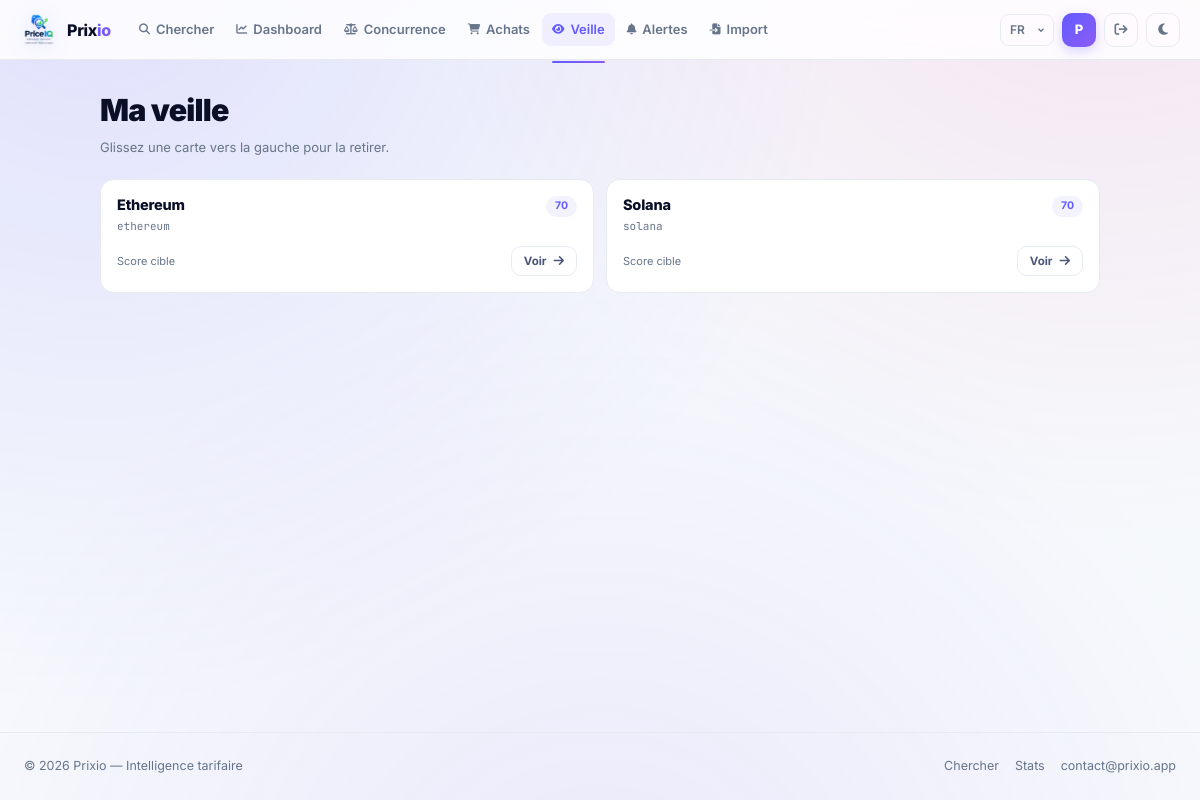
/watchlist/ (signed in), run on the app's committed database.
### PricingApp/models.py (models this page shows, shortened)
class Watchlist(models.Model):
    user = models.ForeignKey(
        settings.AUTH_USER_MODEL, on_delete=models.CASCADE,
        related_name="watchlists", verbose_name=_("Utilisateur"),
    )
    product = models.ForeignKey(
        "CatalogApp.Product", on_delete=models.CASCADE,
        verbose_name=_("Produit"),
    )
    target_score = models.PositiveSmallIntegerField(
        _("Score cible"), default=70,
    )
    created_at = models.DateTimeField(_("Créée le"), auto_now_add=True)
    class Meta:
        verbose_name = _("Veille")
        verbose_name_plural = _("Veilles")
        unique_together = ("user", "product")

### CatalogApp/models.py (models this page shows, shortened)
class Product(models.Model):
    TYPE_BOOK = "book"
    TYPE_CRYPTO = "crypto"
    TYPE_ELECTRONICS = "electronics"
    TYPE_GAME = "game"
    TYPE_OTHER = "other"
    TYPE_CHOICES = [
        (TYPE_BOOK, _("Livre")),
        (TYPE_CRYPTO, _("Cryptomonnaie")),
        (TYPE_ELECTRONICS, _("Électronique")),
        (TYPE_GAME, _("Jeu vidéo")),
        (TYPE_OTHER, _("Autre")),
    ]
    canonical_type = models.CharField(
        _("Type"), max_length=32, choices=TYPE_CHOICES, default=TYPE_OTHER,
    )
    primary_id = models.CharField(
        _("Identifiant"), max_length=128, unique=True,
    )
    title = models.CharField(_("Titre"), max_length=255)
    brand = models.CharField(_("Marque"), max_length=128, blank=True)
    image_url = models.URLField(_("Image"), blank=True)
    attributes = models.JSONField(_("Attributs"), default=dict, blank=True)
    created_at = models.DateTimeField(_("Créé le"), auto_now_add=True)
    updated_at = models.DateTimeField(_("Mis à jour le"), auto_now=True)
    class Meta:
        verbose_name = _("Produit")
        verbose_name_plural = _("Produits")
        ordering = ["-created_at"]

### PrixioApp/views.py (the view)
# urls.py: path("watchlist/", views.watchlist, name="watchlist"),
@login_required
def watchlist(request):
    items = (
        Watchlist.objects
        .filter(user=request.user)
        .select_related("product")
        .order_by("-created_at")
    )
    return render(request, "PrixioApp/watchlist.html", {"items": items})

### PrixioApp/context_processors.py (called while the page is built)
def prixio_context(request):
    return {
        "COMPANY_NAME": settings.COMPANY_NAME,
        "COMPANY_EMAIL": settings.COMPANY_EMAIL,
        "BASE_CURRENCY": settings.BASE_CURRENCY,
    }

### PrixioApp/templates/PrixioApp/watchlist.html (shortened to what this page needs)
{% extends "base.html" %}
{% load i18n %}
{% block content %}
<section style="max-width:1000px;margin:0 auto;">
  <div class="anim-fade-up" style="margin-bottom:22px;">
    <h1 style="font-size:clamp(1.35rem,4vw,1.9rem);font-weight:900;
               letter-spacing:-.8px;margin:0 0 4px;">
      {% trans "Ma veille" %}
    </h1>
    <p style="color:var(--muted);font-size:13px;margin:0;">
      {% trans "Glissez une carte vers la gauche pour la retirer." %}
    </p>
  </div>
  {% if items %}
    <div class="grid grid-cols-1 md:grid-cols-2 gap-3 stagger">
      {% for item in items %}
        <div class="swipeable card card-hover"
             data-remove-url="{% url 'PrixioApp:remove_from_watchlist' item.product.id %}"
             style="--d:{{ forloop.counter0 }};padding:16px;position:relative;
                    overflow:hidden;user-select:none;touch-action:pan-y;">
          <div style="display:flex;justify-content:space-between;
                      align-items:flex-start;gap:10px;">
            <div style="min-width:0;flex:1;">
              <a href="{% url 'CoreApp:analyze' identifier=item.product.primary_id %}"
                 style="color:inherit;text-decoration:none;">
                <div class="clamp-2" style="font-weight:800;font-size:14.5px;
                            letter-spacing:-.2px;line-height:1.3;word-break:break-word;">
                  {{ item.product.title }}
                </div>
              </a>
              <div style="font-size:11px;color:var(--muted);margin-top:3px;
                          font-family:'JetBrains Mono',monospace;">
                {{ item.product.primary_id }}
              </div>
            </div>
            <span class="badge badge-primary" style="flex-shrink:0;font-size:10.5px;">
              {{ item.target_score }}
            </span>
          </div>
          <div class="row-between" style="margin-top:12px;gap:8px;">
            <div style="font-size:11px;color:var(--muted);">
              {% trans "Score cible" %}
            </div>
            <a href="{% url 'CoreApp:analyze' identifier=item.product.primary_id %}"
               class="btn btn-sm btn-secondary" style="font-size:11.5px;">
              {% trans "Voir" %} <i class="fas fa-arrow-right"></i>
            </a>
          </div>
        </div>
      {% endfor %}
    </div>
  {% endif %}
</section>
{% endblock %}

### ProjectPrixio/templates/base.html (shortened to what this page needs)
{% load i18n static %}
<!DOCTYPE html>
<html lang="{{ LANGUAGE_CODE|default:'fr' }}" data-theme="light">
<head>
  <script src="https://cdn.tailwindcss.com" defer></script>
  <link rel="stylesheet" href="https://cdnjs.cloudflare.com/ajax/libs/font-awesome/6.5.1/css/all.min.css">
</head>
<body>
<header class="p-header" id="appHeader">
  <div class="header-container">
    <div style="display:flex;align-items:center;min-width:0;">
      <a href="{% url 'CoreApp:home' %}" class="brand">
        <img
          src="{% static 'img/logo.png' %}"
          alt="Prixio"
          class="brand-logo"
          loading="eager"
          decoding="async"
          width="38"
          height="38"
        >
        <span class="brand-name">Prix<span class="accent">io</span></span>
      </a>
      <nav class="p-nav" role="navigation" aria-label="{% trans 'Navigation' %}">
        <a href="{% url 'CoreApp:home' %}"
           class="nav-link {% if request.resolver_match.url_name == 'home' %}active{% endif %}">
          <i class="fas fa-magnifying-glass"></i><span>{% trans "Chercher" %}</span>
        </a>
        {% if user.is_authenticated %}
          <a href="{% url 'PrixioApp:dashboard' %}"
             class="nav-link {% if request.resolver_match.url_name == 'dashboard' %}active{% endif %}">
            <i class="fas fa-chart-line"></i><span>{% trans "Dashboard" %}</span>
          </a>
          <a href="{% url 'PricingApp:competitor' %}"
             class="nav-link {% if request.resolver_match.url_name == 'competitor' %}active{% endif %}">
            <i class="fas fa-scale-balanced"></i><span>{% trans "Concurrence" %}</span>
          </a>
          <a href="{% url 'PricingApp:procurement' %}"
             class="nav-link {% if request.resolver_match.url_name == 'procurement' %}active{% endif %}">
            <i class="fas fa-cart-shopping"></i><span>{% trans "Achats" %}</span>
          </a>
          <a href="{% url 'PrixioApp:watchlist' %}"
             class="nav-link {% if request.resolver_match.url_name == 'watchlist' %}active{% endif %}">
            <i class="fas fa-eye"></i><span>{% trans "Veille" %}</span>
          </a>
          <a href="{% url 'PrixioApp:alerts' %}"
             class="nav-link {% if request.resolver_match.url_name == 'alerts' %}active{% endif %}">
            <i class="fas fa-bell"></i><span>{% trans "Alertes" %}</span>
          </a>
          <a href="{% url 'PricingApp:batch_new' %}"
          class="nav-link {% if request.resolver_match.url_name == 'batch_new' %}active{% endif %}">
          <i class="fas fa-file-import"></i><span>{% trans "Import" %}</span>
        </a>
        {% endif %}
      </nav>
    </div>
    <div class="controls">
      <form action="{% url 'set_language' %}" method="post" style="display:inline;margin:0;">
        {% get_current_language as CURRENT_LANG %}
        {% get_available_languages as LANGS %}
        <select name="language" onchange="this.form.submit()" class="lang-select hide-sm"
                aria-label="{% trans 'Langue' %}">
          {% for code, name in LANGS %}
            <option value="{{ code }}" {% if code == CURRENT_LANG %}selected{% endif %}>{{ code|upper }}</option>
          {% endfor %}
        </select>
      </form>
      {% if user.is_authenticated %}
        <a href="{% url 'PrixioApp:dashboard' %}" class="avatar" title="{{ user.username }}">
          {{ user.username|slice:":1"|upper }}
        </a>
        <form method="post" action="{% url 'logout' %}" style="display:inline;margin:0;">
          <button type="submit" class="icon-btn hide-sm" title="{% trans 'Quitter' %}">
            <i class="fas fa-arrow-right-from-bracket"></i>
          </button>
        </form>
      {% else %}
        <a href="{% url 'login' %}" class="btn btn-secondary btn-sm hide-sm">{% trans "Connexion" %}</a>
        <a href="{% url 'register' %}" class="btn btn-primary btn-sm">
          <i class="fas fa-user-plus hide-xs"></i><span>{% trans "S'inscrire" %}</span>
        </a>
      {% endif %}
      <button id="themeToggle" class="icon-btn" aria-label="{% trans 'Thème' %}">
        <i class="fas fa-moon"></i>
      </button>
    </div>
  </div>
</header>
<main id="main-content">
  {% block content %}{% endblock %}
</main>
<footer class="p-footer">
  <div class="footer-inner">
    <div>© {% now "Y" %} {{ COMPANY_NAME|default:"Prixio" }} — {% trans "Intelligence tarifaire" %}</div>
    <nav class="footer-links">
      <a href="{% url 'CoreApp:home' %}">{% trans "Chercher" %}</a>
      <a href="{% url 'PricingApp:stats' %}">{% trans "Stats" %}</a>
      <a href="mailto:{{ COMPANY_EMAIL }}">{{ COMPANY_EMAIL }}</a>
    </nav>
  </div>
</footer>
</body>
</html>

### data on the page
Watchlist: product "Ethereum", product.primary_id "ethereum", target_score "70"
Watchlist: product "Solana", product.primary_id "solana", target_score "70"

### other printed values
{{ user.username|slice:":1"|upper }} "P"
{{ COMPANY_NAME|default:"Prixio" }} "Prixio"
{{ COMPANY_EMAIL }} "contact@prixio.app"
form field language "FR"
